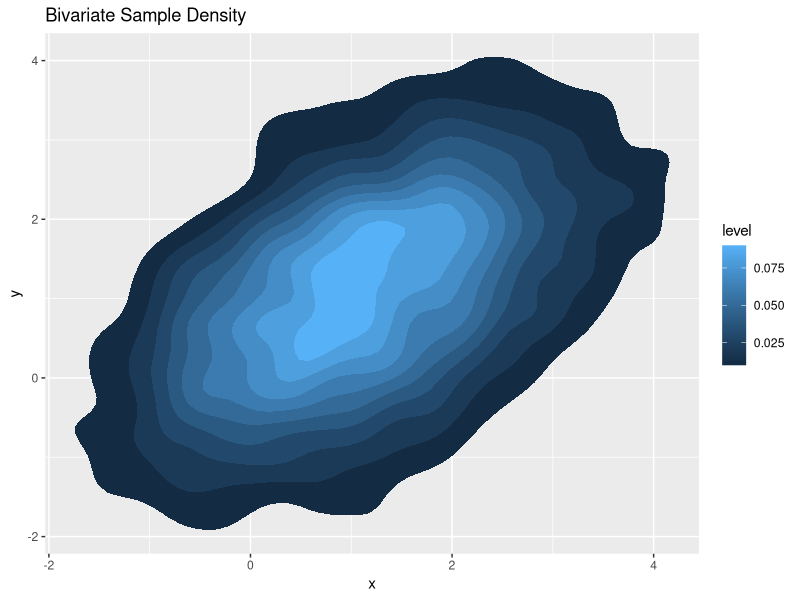
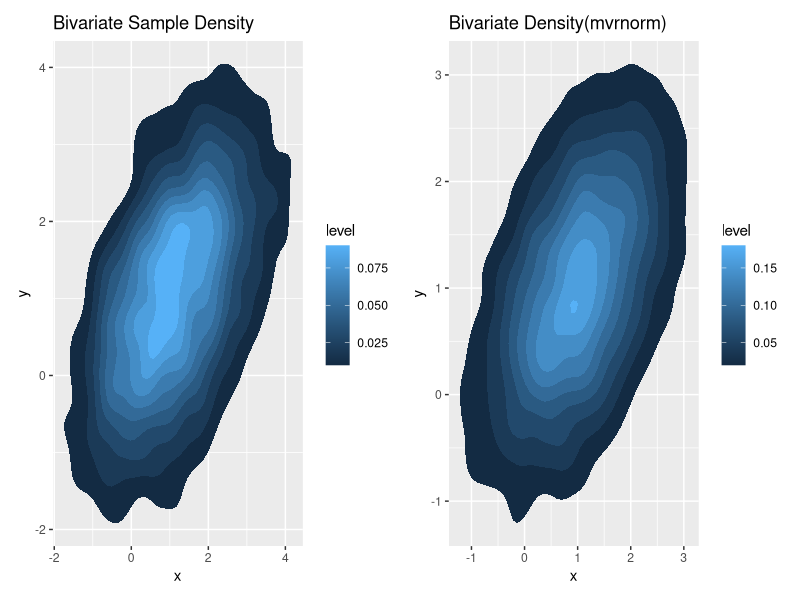
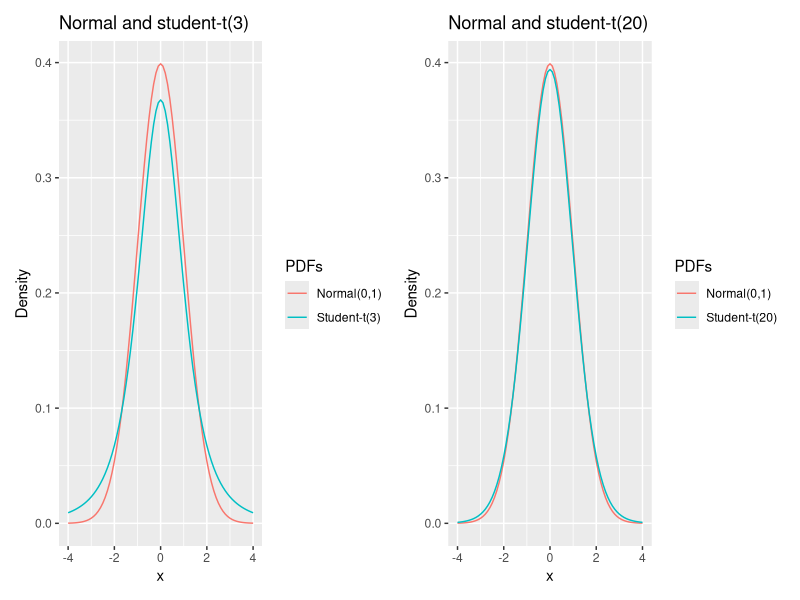
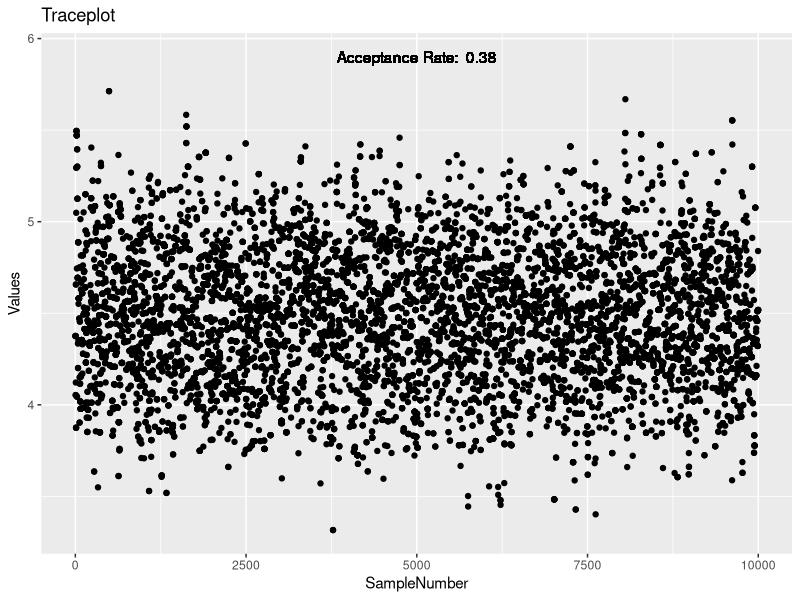
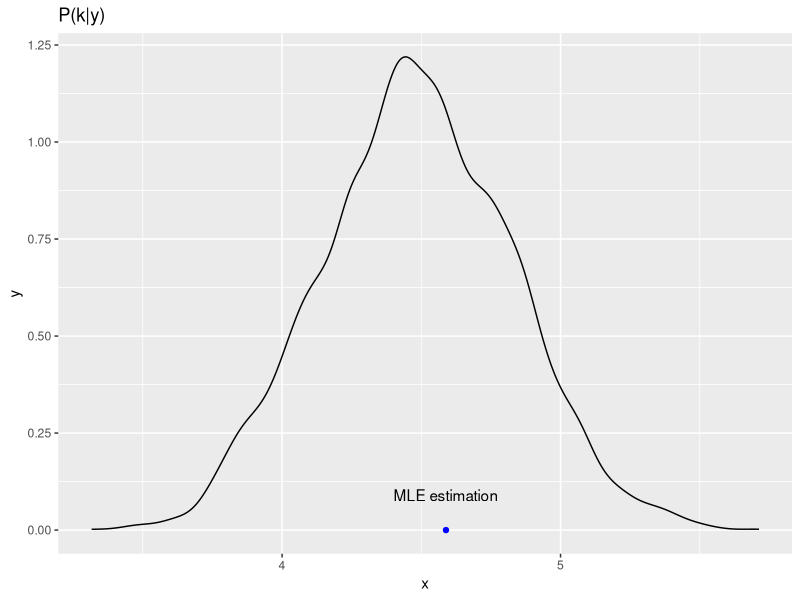
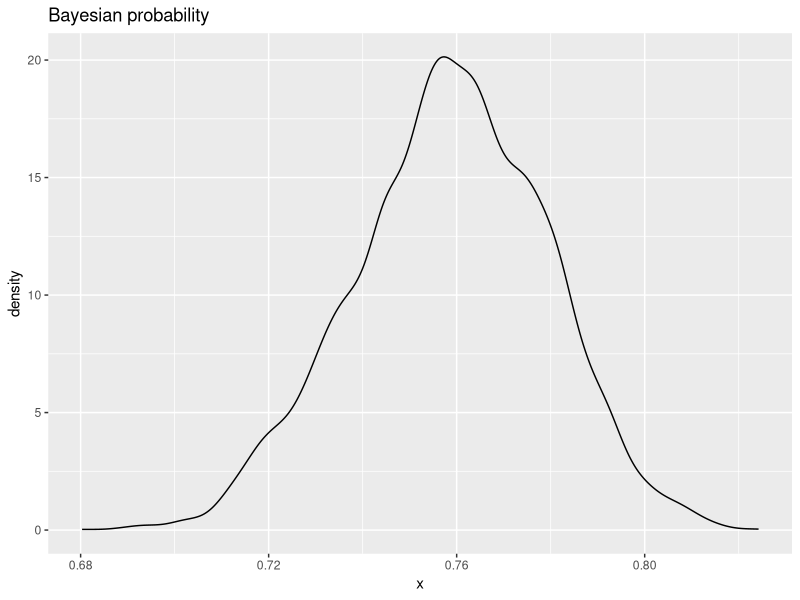
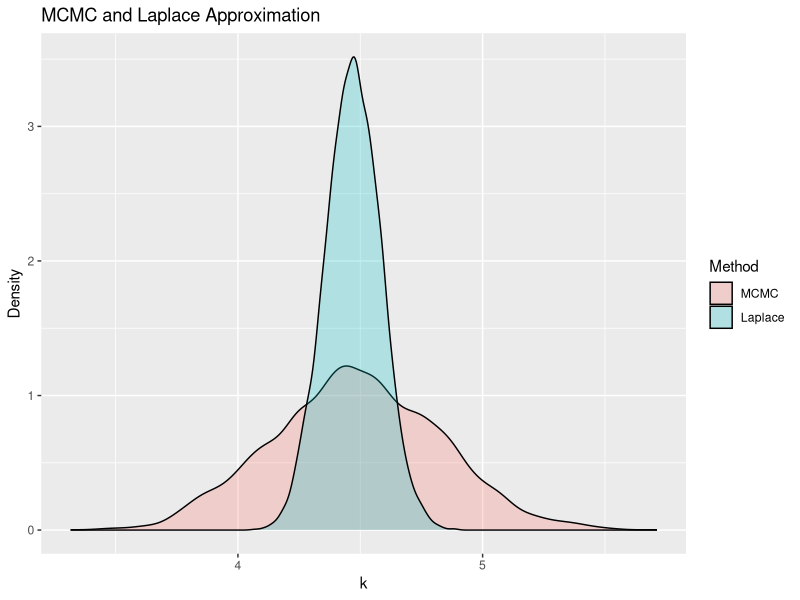

Write the R code that produced these figures, in order.
## ---- chunk 1
library(ggplot2)
library(MASS)
library(patchwork)
library(knitr)
library(reshape2)
## ---- chunk 2
#Create the function
bivariate <- function(y1,y2) {
  mu1 <- 1
  mu2 <- 1
  r=0.5
  s1=1
  s2=1
  constant <- 1/sqrt(2*pi*sqrt(1-r^2))
  return(constant*exp(-(1/2*(1-r^2)) * (((y1-mu1)^2)/s1^2+((y2-mu2)^2)/s2^2-(2*r*(y1-mu1)*(y2-mu2))/(s1*s2))))
}

##MCMC algorithm
n <- 10100 #number of samples to draw
ys1 <- numeric(n)
ys2 <- numeric(n)
#initialize values
ys1[1] <- 0
ys2[2] <- 0
for (i in 2:n) {
  proposal1 <- ys1[i-1] + rnorm(1,0,1)
  proposal2 <- ys2[i-1] + rnorm(1,0,1)
  a <- bivariate(proposal1,proposal2)/bivariate(ys1[i-1],ys2[i-1])
  if (runif(1,0,1) < a) { # accept y with probability = a
    ys1[i] <- proposal1
    ys2[i] <- proposal2
  } else {
    ys1[i] <- ys1[i-1]
    ys2[i] <-ys2[i-1]
  }
}
ys1 <- ys1[-c(1:100)]
ys2 <- ys2[-c(1:100)]
## ---- chunk 3
#create a dataframe so we can use ggplot
data1=data.frame('x'=ys1,'y'=ys2)
#density function
p <- ggplot(data1, mapping = aes(x = x, y = y)) +
  ggtitle('Bivariate Sample Density')+ 
  stat_density_2d(aes(fill = ..level..), geom = "polygon") 
p
## ---- chunk 4
#define mean an covariance matrix
mu=c(1,1)
sigma=matrix(c(1,0.5,0.5,1),nrow = 2,ncol=2)
#simulate values
Normalvalues = mvrnorm(10000,mu,sigma)
#create dataframe in order to use ggplot
datanormal = data.frame(x=Normalvalues[,1],y=Normalvalues[,2])
#create the plot
p1 <- ggplot(datanormal, mapping = aes(x = x, y = y)) +
      ggtitle('Bivariate Density(mvrnorm)')+ 
      stat_density_2d(aes(fill = ..level..), geom = "polygon") 
p+p1
## ---- chunk 5
#create the function
dstudentt <-function(y) {
  v <- 20
  return(gamma((v+1)/2)/(sqrt(v*pi)*gamma(v/2)) *
           (1+(y^2)/v)^(-(v+1)/2))
}

#MCMC
set.seed(1)
n <- 10100 #number of samples to draw
ys <- numeric(n)
ys[1] <- 0 #initial value
for (i in 2:n) {
  y <- ys[i-1] + rnorm(1,0,1)
  a <- dstudentt(y)/dstudentt(ys[i-1])
  if (runif(1,0,1) < a) { # accept y with probability = a
    ys[i] <- y
  } else {
    ys[i] <- ys[i-1]
  }
}
ys <- ys[-c(1:100)]

#compute the variance of our sample
variance=var(ys)
#compute theoretical variance
theoretical=20/18
## ---- chunk 6
Compare = data.frame('Sample Variance'=variance,'Theoritical variance'=theoretical)
kable(Compare,row.names = FALSE)
## ---- chunk 7
dstudentt <-function(y) {
  v <- 3
  return(gamma((v+1)/2)/(sqrt(v*pi)*gamma(v/2)) *
           (1+(y^2)/v)^(-(v+1)/2))
}

n <- 10100 #number of samples to draw
ys <- numeric(n)
ys[1] <- 0 #initial value
for (i in 2:n) {
  y <- ys[i-1] + rnorm(1,0,1)
  a <- dstudentt(y)/dstudentt(ys[i-1])
  if (runif(1,0,1) < a) { # accept y with probability = a
    ys[i] <- y
  } else {
    ys[i] <- ys[i-1]
  }
}
ys <- ys[-c(1:100)]

variance = var(ys)
theoretical=3
## ---- chunk 8
Compare = data.frame('Sample Variance'=variance,'Theoritical variance'=theoretical)
kable(Compare,row.names = FALSE)
## ---- chunk 9
x=seq(-4,4,0.1)
hx=dnorm(x)
normalvalues = data.frame(x=x,'density'=hx)
hx1 = dt(x,3)
studentvalues3 = data.frame(x=x,'density'=hx1)
hx2 = dt(x,20)
studentvalues20 = data.frame(x=x,'density'=hx2)
p1=ggplot() + 
  geom_line(data = normalvalues, aes(x = x, y = density, color = "blue")) +
  geom_line(data = studentvalues3, aes(x = x, y = density,color = "red")) +
  xlab('x') +
  ylab('Density')+ggtitle('Normal and student-t(3)')+
  scale_color_discrete(name = "PDFs", labels = c("Normal(0,1)", "Student-t(3)"))
p2=ggplot() + 
  geom_line(data = normalvalues, aes(x = x, y = density, color = "blue")) +
  geom_line(data = studentvalues20, aes(x = x, y = density, color = "red")) +
  xlab('x') +
  ylab('Density')+ggtitle('Normal and student-t(20)')+
  scale_color_discrete(name = "PDFs", labels = c("Normal(0,1)", "Student-t(20)"))
p1+p2
## ---- chunk 10
y = scan("data/eventtimes.csv", sep=",")
## ---- chunk 11
#function for the log likelihood
weibullloglik <- function(k, y, lambda) {
if (k<=0 | lambda<=0){stop('Parameters must be positives')}
n <- length(y)
return(n*log(k) - k*n*log(lambda) + (k-1)*sum(log(y)) - sum( (y/lambda)^k))
}
## ---- chunk 12
#find the optimal k 
initval <- 1
optimal = optim(initval,weibullloglik,lambda=2,y=y,control = list(fnscale=-1),method = "L-BFGS-B",lower = 0)
bestk=optimal$par
## ---- chunk 13
prob = pweibull(1.5, shape = bestk, scale = 2, lower.tail = FALSE, log.p = FALSE)
## ---- chunk 14
#gamma probability function
gammadist <- function(k,theta,x){
  return(1/(gamma(k)*theta^k)*x^(k-1)*exp(-x/theta))
}

#log posterior
logposterior <- function(k,y,lambda) {
  if(k<=0|lambda<=0){stop('Parameters must be positives')}
  return(log(gammadist(1,1,k))+weibullloglik(k,y,2))
}
## ---- chunk 15
#log posterior
logposterior <- function(k,y,lambda) {
  if(k<=0|lambda<=0){return(-Inf)}
  return(log(gammadist(1,1,k))+weibullloglik(k,y,2))
}
## ---- chunk 16
numAccepted <- 0
n <- 10100 #number of samples to draw
ks <- numeric(n)
ks[1] <- 4 #initial value
for (i in 2:n) {
  proposal <- ks[i-1] + rnorm(1,0,1)
  a <- min(1,exp(logposterior(proposal,y,2)-logposterior(ks[i-1],y,2)))
  if (runif(1,0,1) < a) { # accept y with probability = a
    ks[i] <- proposal
    numAccepted <- numAccepted + 1 # compute the acceptance rate
  } else {
    ks[i] <- ks[i-1]
  }}
acceptanceRate <- numAccepted/n
ks <- ks[-c(1:100)]
mean=mean(ks)
median=median(ks)
std=sd(ks)
## ---- chunk 17
STATS=data.frame('Mean'=mean,'Median'=median,'Standard deviation'=std,'MLE estimation'=bestk)
kable(STATS)
## ---- chunk 18
SampleNumber = c(1:length(ks))
traceplot = data.frame("Values" = ks,'SampleNumber'=SampleNumber)
ggplot(traceplot,aes(x=SampleNumber,y=Values))+
geom_point()+ggtitle('Traceplot')+ 
geom_text(aes(5000, 5.9, label=paste("Acceptance Rate: ",round(acceptanceRate,2) )))
## ---- chunk 19
values = data.frame(x=ks)
ggplot(values,aes(x))+geom_density()+ggtitle('P(k|y)')+
  annotate("point", x = bestk, y = 0, colour = "blue")+
  annotate("text", x = bestk, y = 0.09, label = "MLE estimation")
## ---- chunk 20
i=1
probs=numeric(length(ks))
for (k in ks){
  probs[i]=pweibull(1.5, shape = k, scale = 2, lower.tail = FALSE, log.p = FALSE)
  i=i+1
}
mean = mean(probs)
std = sd(probs)
## ---- chunk 21
bayesian = data.frame('Bayesian probability' = mean,'Standard Deviation' = std)
kable(bayesian)
## ---- chunk 22
values = data.frame(x=probs)
ggplot(values,aes(x))+geom_density()+ggtitle('Bayesian probability')
## ---- chunk 23
n <- 10000 #number of samples to draw
maxks=optim(4,logposterior,lambda = 2,y=y,control=list(fnscale=-1),method="L-BFGS-B",lower=0,hessian = TRUE)
#mean of the Normal distribution
kbest=maxks$par
#standard deviation of the Normal distribution
sigma=-1/maxks$hessian
#sample 10000 values
laplacevalues=rnorm(10000,kbest,sigma)
mean=mean(laplacevalues)
std=sd(laplacevalues)
## ---- chunk 24
laplacedataframe=data.frame('mean'=mean,'std'=std)
kable(laplacedataframe)
## ---- chunk 25
densityvalues = data.frame('MCMC'=ks,'Laplace'=laplacevalues)
data = melt(densityvalues)
names(data)[names(data) == "variable"] <- "Method"
## ---- chunk 26
ggplot(data,aes(x=value, fill=Method)) + geom_density(alpha=0.25)+
  xlab('k')+
  ylab('Density')+
  ggtitle('MCMC and Laplace Approximation')
